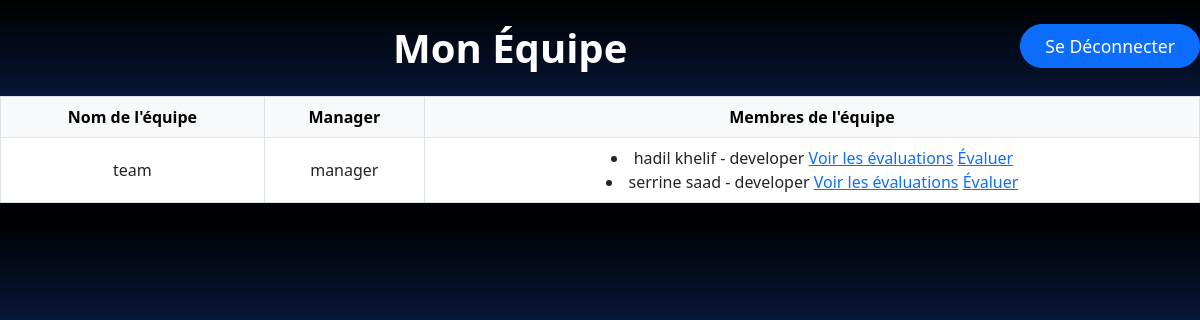
The app's page /my_team/ (signed in) with its own data.
### appRH/models.py (models this page shows, shortened)
class Team(models.Model):
    name = models.CharField(max_length=50)
    manager = models.ForeignKey(User, on_delete=models.CASCADE)
    members = models.ManyToManyField(Employe, related_name="teams")

class Employe(models.Model):
    user = models.OneToOneField(User, on_delete=models.CASCADE, null=True, blank=True)  # Relier chaque employé à un utilisateur
    nom = models.CharField(max_length=50)
    prenom = models.CharField(max_length=50)
    email = models.EmailField(unique=True)
    tel = models.CharField(max_length=10)  # Ajout d'une validation
    adresse = models.CharField(max_length=100)
    sexe = models.CharField(max_length=10, choices=[('Masculin', 'Masculin'), ('Féminin', 'Féminin')])
    lieu_naissance = models.CharField(max_length=50)
    date_naissance = models.DateField(null=True, blank=True)
    date_recrutement = models.DateField(auto_now_add=True)
    situation_fam = models.CharField(max_length=50)
    fonction = models.CharField(max_length=50)
    service = models.ForeignKey('Service', on_delete=models.CASCADE)

### appRH/views.py (the view)
# urls.py: path("my_team/", views.my_team, name="my_team"),
def my_team(request):
    team = Team.objects.filter(manager=request.user).first()
    if not team:
        return render(request, "error.html", {"message": "Vous n'avez pas d'équipe associée."})
    return render(request, "my_team.html", {"team": team})

### appRH/templates/my_team.html (shortened to what this page needs)
<!DOCTYPE html>
<html lang="fr">
<head>
    <link href="https://cdn.jsdelivr.net/npm/bootstrap@5.3.0/dist/css/bootstrap.min.css" rel="stylesheet">
    <link rel="stylesheet" href="https://cdn.jsdelivr.net/npm/bootstrap-icons@1.11.1/font/bootstrap-icons.css">
</head>
    <body style="background: linear-gradient(to bottom, black 0%, rgb(7, 25, 61) 50%, black 100%);">
        <br>
        <form method="POST" action="{% url 'logout' %}">
            <button
    class="btn btn-primary rounded-pill float-end"
    style="font-size: 1.1rem; padding: 0.5rem 1.5rem;  display: block;"
>
    Se Déconnecter
</button>
        </form>
        <h1 style="color:rgb(255, 255, 255);"class="text-center fw-bold mb-4">Mon Équipe</h1>
        <div class="table-responsive">
            <table class="table table-bordered table-hover">
                <thead class="table-light text-center">
            <tr>
            <th>Nom de l'équipe </th>
            <th>Manager </th>
            <th>Membres de l'équipe </th>
            </tr>
</thead>
<tbody class="text-center align-middle">
<tr class="text-center">
    <td>{{ team.name }}</td>
    <td>{{ team.manager.username }}</td>
    <td>{% for member in team.members.all %}
        <li>
        {{ member.prenom }} {{ member.nom }} - {{ member.fonction }}
    <a href="{% url 'view_employee_evaluations' member.id %}">Voir les évaluations</a>
    <a href="{% url 'evaluate_employee' member.id %}">Évaluer</a>
        </li>
        {% endfor %}
        </tr>
    </tbody>
</table>
        </div>
</body>
</html>

### records on screen
Team: name "team", manager.username "manager"
Employe: prenom "hadil", nom "khelif", fonction "developer"
Employe: prenom "serrine", nom "saad", fonction "developer"
